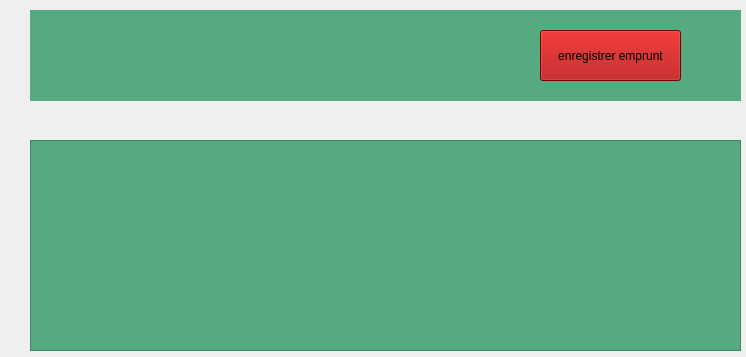
<?xml version="1.0" encoding="UTF-8"?>
<ui version="4.0">
 <class>EmpruntManager</class>
 <widget class="QWidget" name="EmpruntManager">
  <property name="geometry">
   <rect>
    <x>0</x>
    <y>0</y>
    <width>746</width>
    <height>357</height>
   </rect>
  </property>
  <property name="windowTitle">
   <string>Form</string>
  </property>
  <widget class="QWidget" name="widget" native="true">
   <property name="geometry">
    <rect>
     <x>0</x>
     <y>0</y>
     <width>741</width>
     <height>351</height>
    </rect>
   </property>
   <property name="styleSheet">
    <string notr="true"/>
   </property>
   <widget class="QTableWidget" name="tableWidget">
    <property name="geometry">
     <rect>
      <x>30</x>
      <y>140</y>
      <width>711</width>
      <height>211</height>
     </rect>
    </property>
    <property name="styleSheet">
     <string notr="true">background-color: rgb(85, 170, 127);</string>
    </property>
   </widget>
   <widget class="QWidget" name="widget_2" native="true">
    <property name="geometry">
     <rect>
      <x>30</x>
      <y>10</y>
      <width>711</width>
      <height>91</height>
     </rect>
    </property>
    <property name="styleSheet">
     <string notr="true">background-color: rgb(85, 170, 127);</string>
    </property>
    <widget class="QPushButton" name="pushButton_4">
     <property name="geometry">
      <rect>
       <x>510</x>
       <y>20</y>
       <width>141</width>
       <height>51</height>
      </rect>
     </property>
     <property name="styleSheet">
      <string notr="true">background-color: rgb(170, 0, 0);</string>
     </property>
     <property name="text">
      <string>enregistrer emprunt</string>
     </property>
    </widget>
   </widget>
  </widget>
 </widget>
 <resources/>
 <connections/>
</ui>
